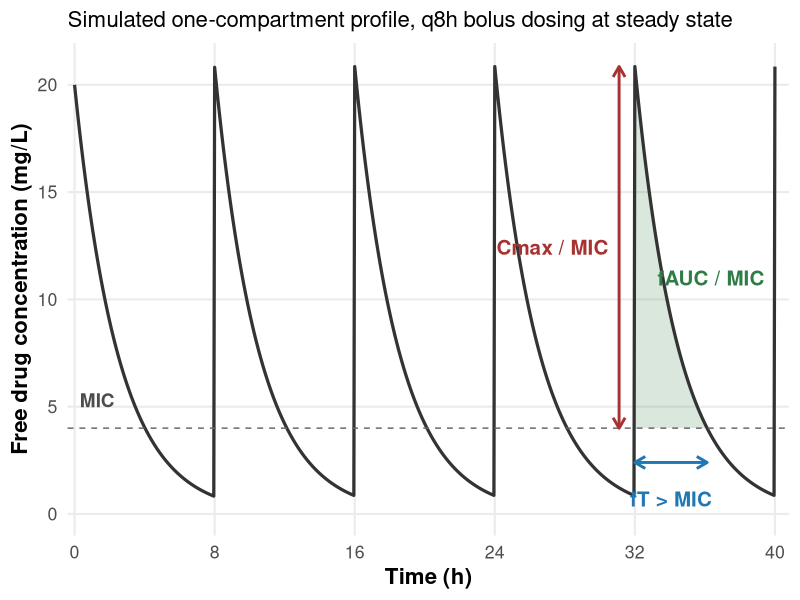

Reproduce this figure in R.
# =============================================================================
# The three PK/PD indices on one concentration-time curve
# One-compartment IV bolus, q8h dosing at (near) steady state, simulated.
# Illustrative parameters only.
# =============================================================================

suppressPackageStartupMessages({
  library(dplyr)
  library(ggplot2)
})

k    <- 0.4    # elimination rate constant (1/h)
c0   <- 20     # increment per dose (mg/L)
tau  <- 8      # dosing interval (h)
mic  <- 4      # mg/L
doses <- seq(0, 40, by = tau)

conc <- function(t) {
  sapply(t, \(ti) sum(ifelse(ti >= doses, c0 * exp(-k * (ti - doses)), 0)))
}

# Last full interval shown (steady state, 5th dose)
t0 <- 32; t1 <- 40
tt <- seq(0, t1, by = 0.05)
df <- tibble(t = tt, c = conc(tt))

cmax <- conc(t0 + 1e-6)
t_above <- t0 + log(cmax / mic) / k   # time at which curve crosses MIC
pct_above <- 100 * (t_above - t0) / tau
auc <- df |> filter(t >= t0) |> summarise(a = sum(c) * 0.05) |> pull(a)

message(sprintf("Cmax = %.1f, Cmax/MIC = %.1f, fT>MIC = %.0f%%, AUC(tau)/MIC = %.0f",
                cmax, cmax / mic, pct_above, auc / mic))

cols <- c(cmax = "#a83232", auc = "#2e7d46", time = "#1f77b4")

p <- ggplot(df, aes(t, c)) +
  # Shade only the area above the MIC line
  geom_ribbon(data = filter(df, t >= t0), aes(ymin = mic, ymax = pmax(c, mic)),
              fill = cols[["auc"]], alpha = 0.18) +
  geom_line(linewidth = 1.1, color = "#333333") +
  geom_hline(yintercept = mic, linetype = "dashed", color = "grey40") +
  annotate("text", x = 0.3, y = mic + 1.3, label = "MIC", hjust = 0,
           color = "grey30", size = 4.8, fontface = "bold") +
  # Cmax/MIC: vertical arrow from MIC to the peak
  annotate("segment", x = t0 - 0.9, xend = t0 - 0.9, y = mic, yend = cmax,
           color = cols[["cmax"]], linewidth = 1,
           arrow = arrow(ends = "both", length = unit(0.12, "in"))) +
  annotate("text", x = t0 - 1.5, y = (mic + cmax) / 2,
           label = "Cmax / MIC", hjust = 1, color = cols[["cmax"]],
           size = 5.2, fontface = "bold") +
  # fT>MIC: horizontal bracket along the MIC line
  annotate("segment", x = t0, xend = t_above, y = mic - 1.6, yend = mic - 1.6,
           color = cols[["time"]], linewidth = 1,
           arrow = arrow(ends = "both", length = unit(0.12, "in"))) +
  annotate("text", x = (t0 + t_above) / 2, y = mic - 3.3,
           label = "fT > MIC", color = cols[["time"]],
           size = 5.2, fontface = "bold") +
  # fAUC/MIC: shaded area label
  annotate("text", x = t1 - 0.6, y = 11, label = "fAUC / MIC",
           hjust = 1, color = cols[["auc"]], size = 5.2, fontface = "bold") +
  scale_x_continuous(breaks = doses, expand = expansion(mult = c(0.01, 0.02))) +
  scale_y_continuous(limits = c(-1, NA), expand = expansion(mult = c(0, 0.05))) +
  coord_cartesian(xlim = c(0, t1)) +
  labs(
    x = "Time (h)",
    y = "Free drug concentration (mg/L)",
    subtitle = "Simulated one-compartment profile, q8h bolus dosing at steady state"
  ) +
  theme_minimal(base_size = 16, base_family = "sans") +
  theme(
    panel.grid.minor = element_blank(),
    axis.title = element_text(face = "bold")
  )

ggsave("figures/pkpd_indices.png", p,
       width = 11.2, height = 5.6, dpi = 200, bg = "white")
message("Saved figures/pkpd_indices.png")
